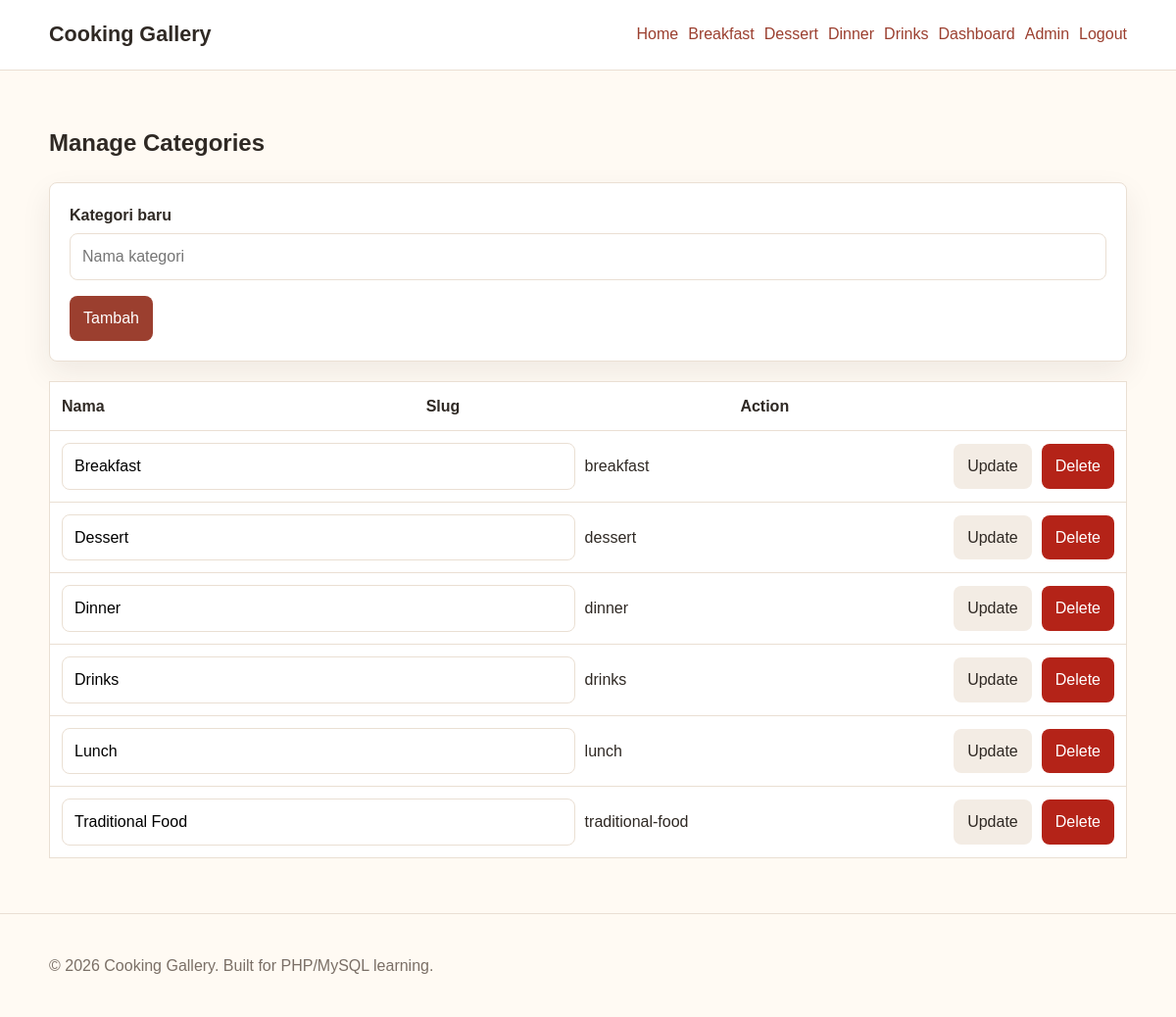
Screenshot of /admin/categories.php (signed in) with the database file from the repository.
### tables this page shows
CREATE TABLE IF NOT EXISTS categories (
    id INT AUTO_INCREMENT PRIMARY KEY,
    name VARCHAR(100) NOT NULL,
    slug VARCHAR(120) NOT NULL UNIQUE
);

### classes/Category.php (called while the page is built, shortened)
<?php
class Category
{
    private PDO $databaseConnection;
    public function __construct(PDO $databaseConnection)
    {
        $this->databaseConnection = $databaseConnection;
    }
    public function getAll(): array
    {
        $allCategoriesStatement = $this->databaseConnection->query("SELECT * FROM categories ORDER BY name ASC");
        return $allCategoriesStatement->fetchAll();
    }
}

### includes/bootstrap.php (called while the page is built, shortened)
<?php
require_once __DIR__ . '/../classes/Auth.php';
require_once __DIR__ . '/../classes/Category.php';
function escapeHtml($value): string
{
    return htmlspecialchars((string) $value, ENT_QUOTES, 'UTF-8');
}

### classes/Auth.php (called while the page is built, shortened)
<?php
class Auth
{
    public function check(): bool
    {
        return isset($_SESSION['user_id']);
    }
    public function isAdmin(): bool
    {
        return isset($_SESSION['role']) && $_SESSION['role'] === 'admin';
    }
}

### admin/categories.php (the view, shortened to what this page needs)
<?php
require_once __DIR__ . '/../includes/bootstrap.php';
$categoryObject = new Category($databaseConnection);
$categories = $categoryObject->getAll();
include __DIR__ . '/../includes/header.php';
?>
<h2>Manage Categories</h2>
<form method="post" class="content-form compact-form">
    <div class="form-group">
        <label for="name">Kategori baru</label>
        <input id="name" type="text" name="name" placeholder="Nama kategori">
    </div>
    <button class="button button-primary" name="action" value="create">Tambah</button>
</form>
<table class="admin-table">
    <thead>
        <tr>
            <th>Nama</th>
            <th>Slug</th>
            <th>Action</th>
        </tr>
    </thead>
    <tbody>
        <?php foreach ($categories as $category): ?>
            <tr>
                <td colspan="3">
                    <form method="post" class="inline-actions category-row">
                        <input type="text" name="name" value="<?= escapeHtml($category['name']) ?>">
                        <span><?= escapeHtml($category['slug']) ?></span>
                        <button name="action" value="update">Update</button>
                        <button class="button-danger" name="action" value="delete">Delete</button>
                    </form>
                </td>
            </tr>
        <?php endforeach; ?>
    </tbody>
</table>
<?php include __DIR__ . '/../includes/footer.php'; ?>

### includes/header.php (shortened to what this page needs)
<?php
$authForHeader = new Auth($databaseConnection);
$categoryObjectForHeader = new Category($databaseConnection);
$navigationCategories = $categoryObjectForHeader->getAll();
?>
<!DOCTYPE html>
<html lang="id">
<head>
    <link rel="stylesheet" href="<?= APP_URL ?>/assets/css/style.css">
</head>
<body>
<header class="site-header">
    <div class="container">
        <h1 class="logo"><a href="<?= APP_URL ?>">Cooking Gallery</a></h1>
        <nav class="top-nav" aria-label="Main navigation">
            <a href="<?= APP_URL ?>">Home</a>
            <?php foreach (array_slice($navigationCategories, 0, 4) as $navigationCategory): ?>
                <a href="<?= APP_URL ?>/category.php?id=<?= (int) $navigationCategory['id'] ?>"><?= escapeHtml($navigationCategory['name']) ?></a>
            <?php endforeach; ?>
            <?php if ($authForHeader->check()): ?>
                <a href="<?= APP_URL ?>/user/dashboard.php">Dashboard</a>
                <?php if ($authForHeader->isAdmin()): ?>
                    <a href="<?= APP_URL ?>/admin/index.php">Admin</a>
                <?php endif; ?>
                <a href="<?= APP_URL ?>/logout.php">Logout</a>
            <?php else: ?>
                <a href="<?= APP_URL ?>/login.php">Login</a>
                <a href="<?= APP_URL ?>/register.php">Register</a>
            <?php endif; ?>
        </nav>
    </div>
</header>
<main class="site-main">
    <div class="container">

### assets/css/style.css (style rules this page uses)
:root { --color-bg: #fffaf3; --color-surface: #ffffff; --color-text: #2f2924; --color-muted: #7a6f66; --color-primary: #9b3f2f; --color-primary-dark: #742f24; --color-border: #eadfd3; --color-success: #2f7d4f; --color-warning: #b7791f; --color-danger: #b42318; --shadow-soft: 0 12px 30px rgba(47, 41, 36, 0.08); --radius: 8px; --container: 1100px; }
* { box-sizing: border-box; }
body { margin: 0; font-family: Arial, sans-serif; background: var(--color-bg); color: var(--color-text); line-height: 1.6; }
.container { width: min(92%, var(--container)); margin: 0 auto; }
a { color: var(--color-primary); text-decoration: none; }
.site-header { background: var(--color-surface); border-bottom: 1px solid var(--color-border); position: sticky; top: 0; z-index: 10; }
.site-header .container { display: flex; align-items: center; justify-content: space-between; gap: 24px; padding: 18px 0; }
.logo { font-size: 1.35rem; margin: 0; }
.logo a { color: var(--color-text); font-weight: 700; }
.top-nav, .admin-nav, .inline-actions { display: flex; align-items: center; flex-wrap: wrap; gap: 10px; }
.site-main { min-height: 72vh; padding: 36px 0 56px; }
.recipe-card, .recipe-detail, .content-form, .demo-logins, .comments-section { background: var(--color-surface); border: 1px solid var(--color-border); border-radius: var(--radius); box-shadow: var(--shadow-soft); padding: 20px; }
.form-group { margin-bottom: 16px; }
label { display: block; margin-bottom: 6px; font-weight: 700; }
input, select, textarea { width: 100%; border: 1px solid var(--color-border); border-radius: var(--radius); padding: 10px 12px; font: inherit; }
.button, button { border: 0; border-radius: var(--radius); padding: 10px 14px; cursor: pointer; background: #f3ece4; color: var(--color-text); font: inherit; }
.button-primary, button[type="submit"] { background: var(--color-primary); color: #ffffff; }
.button-danger, button.button-danger { background: var(--color-danger); color: #ffffff; }
.admin-table { width: 100%; border-collapse: collapse; background: var(--color-surface); border: 1px solid var(--color-border); }
.admin-table th, .admin-table td { padding: 12px; border-bottom: 1px solid var(--color-border); text-align: left; vertical-align: top; }
.compact-form { margin-bottom: 20px; }
.category-row { display: grid; grid-template-columns: minmax(180px, 1fr) minmax(120px, 0.7fr) auto auto; }

### rows the page displays
categories: name "Breakfast", slug "breakfast"
categories: name "Dessert", slug "dessert"
categories: name "Dinner", slug "dinner"
categories: name "Drinks", slug "drinks"
categories: name "Lunch", slug "lunch"
categories: name "Traditional Food", slug "traditional-food"
